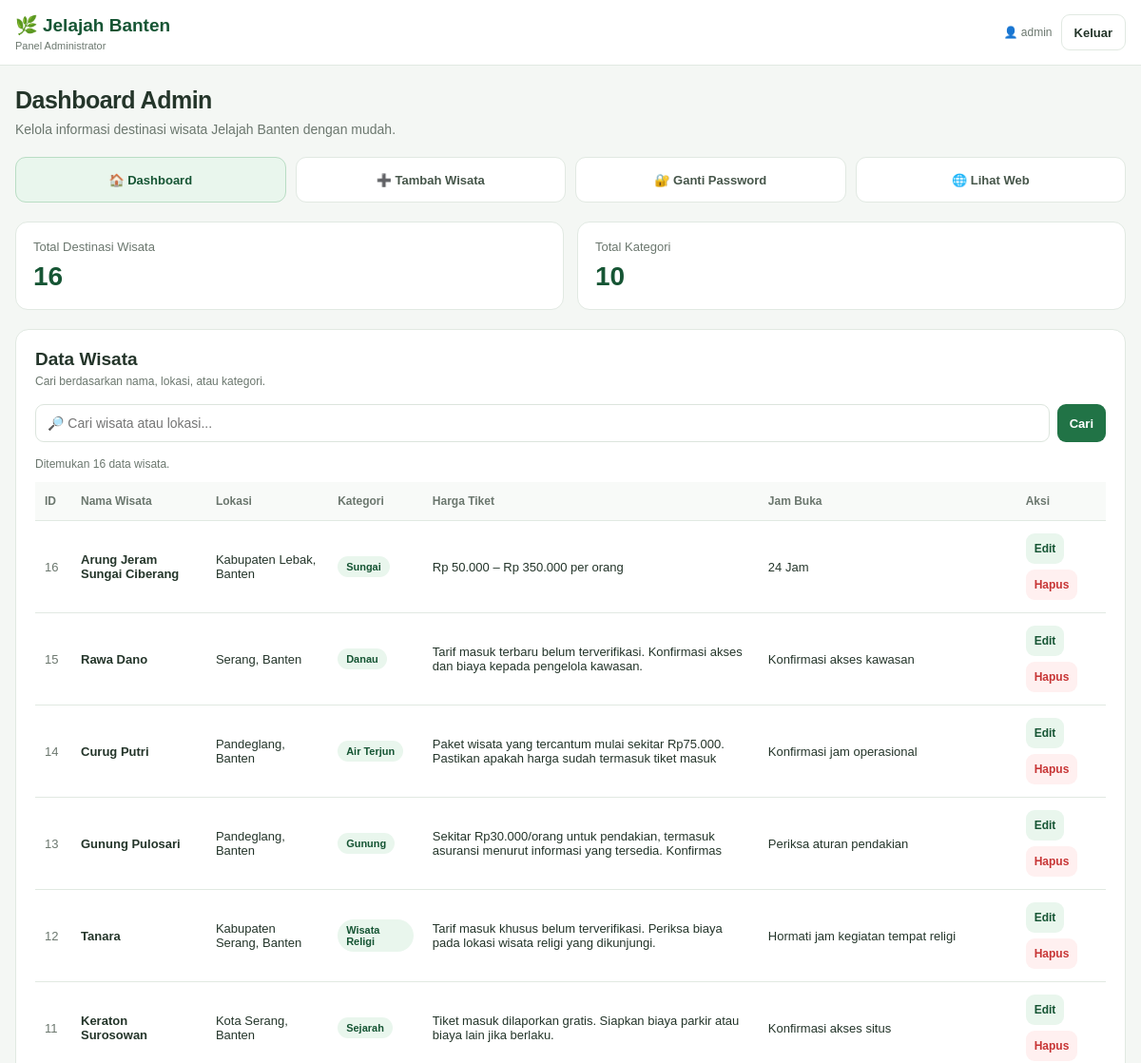
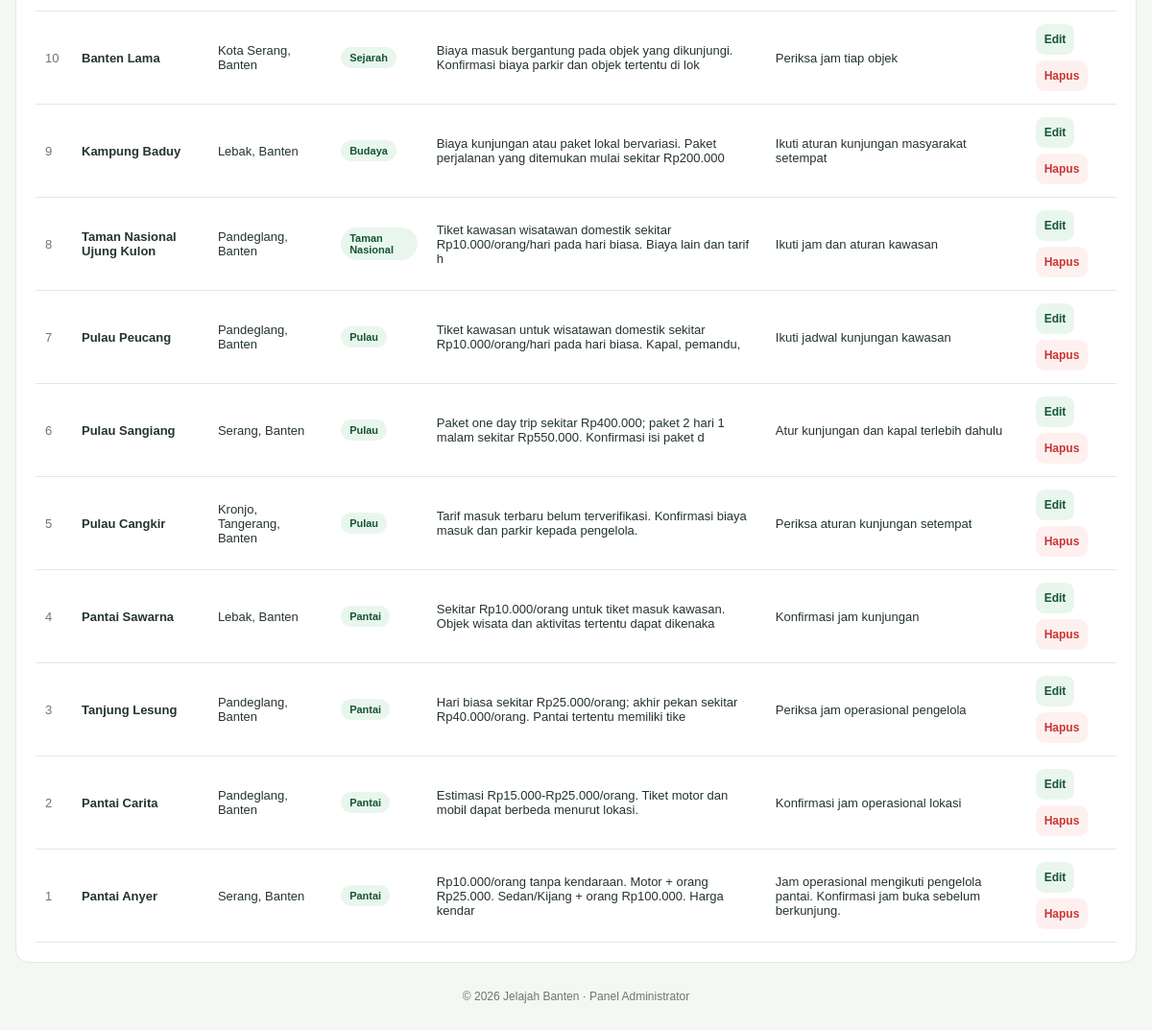
The page /admin/index.php (signed in) on the database its author committed (2 pictures, top to bottom).
### tables this page shows
CREATE TABLE `wisata` (
  `id` int(11) NOT NULL,
  `nama` varchar(150) NOT NULL,
  `lokasi` varchar(200) NOT NULL,
  `kategori` varchar(100) NOT NULL,
  `deskripsi` text NOT NULL,
  `foto` varchar(255) NOT NULL,
  `aktivitas` text DEFAULT NULL,
  `harga_tiket` varchar(100) DEFAULT NULL,
  `jam_buka` varchar(100) DEFAULT NULL,
  `fasilitas` text DEFAULT NULL,
  `created_at` timestamp NOT NULL DEFAULT current_timestamp()
);

### admin/index.php (the view, shortened to what this page needs)
<?php
require_once __DIR__ . '/../config/database.php';
function e($value) {
    return htmlspecialchars((string)($value ?? ''), ENT_QUOTES, 'UTF-8');
}
$error = '';
$action = $_GET['action'] ?? 'dashboard';
$login = !empty($_SESSION['admin_id']);
$totalWisata = 0;
$totalKategori = 0;
$daftarWisata = [];
if ($login) {
    $result = $conn->query("SELECT COUNT(*) AS total FROM wisata");
    if ($result) {
        $totalWisata = (int)$result->fetch_assoc()['total'];
    }
    $result = $conn->query("SELECT COUNT(DISTINCT kategori) AS total FROM wisata");
    if ($result) {
        $totalKategori = (int)$result->fetch_assoc()['total'];
    }
    $cari = trim($_GET['cari'] ?? '');
    if ($cari !== '') {
        $kata = '%' . $cari . '%';
        $stmt = $conn->prepare(
            "SELECT id, nama, lokasi, kategori, harga_tiket, jam_buka
             FROM wisata
             WHERE nama LIKE ? OR lokasi LIKE ? OR kategori LIKE ?
             ORDER BY id DESC"
        );
        $stmt->bind_param('sss', $kata, $kata, $kata);
        $stmt->execute();
        $result = $stmt->get_result();
        while ($row = $result->fetch_assoc()) {
            $daftarWisata[] = $row;
        }
        $stmt->close();
    } else {
        $result = $conn->query(
            "SELECT id, nama, lokasi, kategori, harga_tiket, jam_buka
             FROM wisata ORDER BY id DESC"
        );
        if ($result) {
            while ($row = $result->fetch_assoc()) {
                $daftarWisata[] = $row;
            }
        }
    }
}
?>
<!DOCTYPE html>
<html lang="id">
<head>
</head>
<body>
<?php if (!$login): ?>
<div class="login-page">
    <div class="login-card">
        <h1>🌿 Jelajah Banten</h1>
        <p>Login administrator untuk mengelola data wisata.</p>
        <?php if ($error): ?>
            <div class="notice notice-error"><?= e($error) ?></div>
        <?php endif; ?>
        <form method="post" action="index.php?action=login">
            <input type="hidden" name="csrf_token" value="<?= e($_SESSION['csrf_token']) ?>">
            <input type="hidden" name="action" value="login">
            <div class="field">
                <label for="username">Username</label>
                <input id="username" type="text" name="username"
                       placeholder="Masukkan username" required autocomplete="username">
            </div>
            <div class="field">
                <label for="password">Password</label>
                <input id="password" type="password" name="password"
                       placeholder="Masukkan password" required autocomplete="current-password">
            </div>
            <button type="submit" class="btn btn-primary">Masuk ke Dashboard</button>
        </form>
        <div class="footer" style="margin-top:18px">
            Admin Panel · Jelajah Banten
        </div>
    </div>
</div>
<?php else: ?>
<header class="topbar">
    <div class="topbar-inner">
        <a class="brand" href="index.php">
            🌿 Jelajah Banten
            <small>Panel Administrator</small>
        </a>
        <div class="top-actions">
            <span class="admin-name">
                👤 <?= e($_SESSION['admin_username'] ?? 'Admin') ?>
            </span>
            <form method="post" class="logout-form"
                  onsubmit="return confirm('Yakin ingin keluar dari admin?')">
                <button type="submit" class="btn btn-outline">Keluar</button>
            </form>
        </div>
    </div>
</header>
<main class="layout">
    <div class="welcome">
        <h1>Dashboard Admin</h1>
        <p>Kelola informasi destinasi wisata Jelajah Banten dengan mudah.</p>
    </div>
    <nav class="nav-menu">
        <a class="nav-link <?= $action === 'dashboard' ? 'active' : '' ?>"
           href="index.php">🏠 Dashboard</a>
        <a class="nav-link <?= $action === 'tambah' ? 'active' : '' ?>"
           href="index.php?action=tambah">➕ Tambah Wisata</a>
        <a class="nav-link <?= $action === 'password' ? 'active' : '' ?>"
           href="index.php?action=password">🔐 Ganti Password</a>
        <a class="nav-link" href="../index.php" target="_blank" rel="noopener">
            🌐 Lihat Web
        </a>
    </nav>
    <?php if ($action === 'dashboard'): ?>
        <section class="stats">
            <div class="stat-card">
                <div class="stat-label">Total Destinasi Wisata</div>
                <div class="stat-number"><?= $totalWisata ?></div>
            </div>
            <div class="stat-card">
                <div class="stat-label">Total Kategori</div>
                <div class="stat-number"><?= $totalKategori ?></div>
            </div>
        </section>
        <section class="panel">
            <div class="panel-heading">
                <div>
                    <h2>Data Wisata</h2>
                    <p>Cari berdasarkan nama, lokasi, atau kategori.</p>
                </div>
            </div>
            <form method="get" action="index.php" class="search-form">
                <input type="search" name="cari"
                       placeholder="🔎 Cari wisata atau lokasi..."
                       value="<?= e($_GET['cari'] ?? '') ?>"
                       aria-label="Cari wisata">
                <button type="submit" class="btn btn-primary">Cari</button>
            </form>
            <p style="font-size:12px;color:#6b776e;margin:0 0 12px">
                Ditemukan <?= count($daftarWisata) ?> data wisata.
            </p>
            <?php if (count($daftarWisata) > 0): ?>
                <div class="table-wrap">
                    <table>
                        <thead>
                            <tr>
                                <th>ID</th>
                                <th>Nama Wisata</th>
                                <th>Lokasi</th>
                                <th>Kategori</th>
                                <th>Harga Tiket</th>
                                <th>Jam Buka</th>
                                <th>Aksi</th>
                            </tr>
                        </thead>
                        <tbody>
                        <?php foreach ($daftarWisata as $w): ?>
                            <tr>
                                <td data-label="ID"><?= (int)$w['id'] ?></td>
                                <td data-label="Nama Wisata">
                                    <strong><?= e($w['nama']) ?></strong>
                                </td>
                                <td data-label="Lokasi"><?= e($w['lokasi']) ?></td>
                                <td data-label="Kategori">
                                    <span class="category"><?= e($w['kategori']) ?></span>
                                </td>
                                <td data-label="Harga Tiket">
                                    <?= e($w['harga_tiket'] ?: 'Belum diisi') ?>
                                </td>
                                <td data-label="Jam Buka">
                                    <?= e($w['jam_buka'] ?: 'Belum diisi') ?>
                                </td>
                                <td data-label="Aksi">
                                    <div class="row-actions">
                                        <a class="btn btn-light"
                                           href="index.php?action=edit&id=<?= (int)$w['id'] ?>">
                                            Edit
                                        </a>
                                        <form method="post" class="inline-form"
                                              onsubmit="return confirm('Yakin ingin menghapus wisata ini?')">
                                            <button type="submit" class="btn btn-danger">
                                                Hapus
                                            </button>
                                        </form>
                                    </div>
                                </td>
                            </tr>
                        <?php endforeach; ?>
                        </tbody>
                    </table>
                </div>
            <?php endif; ?>
        </section>
    <?php endif; ?>
    <div class="footer">© <?= date('Y') ?> Jelajah Banten · Panel Administrator</div>
</main>
<?php endif; ?>
</body>
</html>

### admin/index.php (style rules this page uses)
:root { --hijau: #217346; --hijau-gelap: #165534; --hijau-muda: #e9f6ed; --latar: #f4f7f4; --teks: #24352a; --abu: #6b776e; --garis: #e1e9e2; --merah: #c73535; }
* { box-sizing: border-box; }
html { -webkit-text-size-adjust: 100%; }
body { margin: 0; font-family: Arial, Helvetica, sans-serif; background: var(--latar); color: var(--teks); font-size: 14px; }
a { color: inherit; text-decoration: none; }
button, input, textarea, select { font: inherit; }
.topbar { background: #fff; border-bottom: 1px solid var(--garis); position: sticky; top: 0; z-index: 10; }
.topbar-inner { max-width: 1200px; width: calc(100% - 32px); margin: auto; min-height: 68px; display: flex; justify-content: space-between; align-items: center; gap: 16px; }
.brand { font-weight: 800; color: var(--hijau-gelap); font-size: 19px; white-space: nowrap; }
.brand small { display: block; font-size: 11px; color: var(--abu); font-weight: 500; margin-top: 4px; }
.top-actions { display: flex; align-items: center; gap: 9px; }
.admin-name { color: var(--abu); font-size: 12px; }
.btn { display: inline-flex; align-items: center; justify-content: center; gap: 6px; border: 0; border-radius: 9px; padding: 10px 13px; min-height: 38px; font-weight: 700; font-size: 13px; cursor: pointer; text-align: center; transition: .2s; }
.btn-primary { background: var(--hijau); color: #fff; }
.btn-light { background: var(--hijau-muda); color: var(--hijau-gelap); }
.btn-danger { background: #fff0f0; color: var(--merah); }
.btn-outline { background: #fff; color: var(--teks); border: 1px solid var(--garis); }
.logout-form { margin: 0; }
.layout { max-width: 1200px; width: calc(100% - 32px); margin: 22px auto 40px; }
.welcome { margin-bottom: 18px; }
.welcome h1 { font-size: 25px; margin: 0 0 6px; letter-spacing: -.5px; }
.welcome p { margin: 0; color: var(--abu); line-height: 1.5; }
.nav-menu { display: grid; grid-template-columns: repeat(4, minmax(0, 1fr)); gap: 10px; margin-bottom: 20px; }
.nav-link { min-height: 48px; display: flex; align-items: center; justify-content: center; text-align: center; padding: 10px; gap: 7px; border: 1px solid var(--garis); border-radius: 11px; background: #fff; color: #46564a; font-size: 13px; font-weight: 700; }
.nav-link:hover, .nav-link.active { background: var(--hijau-muda); border-color: #b9ddc4; color: var(--hijau-gelap); }
.stats { display: grid; grid-template-columns: repeat(2, minmax(0, 1fr)); gap: 14px; margin-bottom: 20px; }
.stat-card { background: #fff; border: 1px solid var(--garis); border-radius: 13px; padding: 18px; }
.stat-label { color: var(--abu); font-size: 13px; }
.stat-number { font-size: 28px; font-weight: 800; margin-top: 8px; color: var(--hijau-gelap); }
.panel { background: #fff; border: 1px solid var(--garis); border-radius: 14px; padding: 20px; margin-bottom: 18px; min-width: 0; }
.panel-heading { display: flex; align-items: center; justify-content: space-between; gap: 12px; margin-bottom: 17px; }
.panel-heading h2 { margin: 0; font-size: 19px; }
.panel-heading p { color: var(--abu); margin: 5px 0 0; font-size: 12px; }
.search-form { display: flex; gap: 8px; width: 100%; margin-bottom: 16px; }
.search-form input { min-width: 0; flex: 1; }
input, textarea, select { width: 100%; padding: 11px 12px; border: 1px solid #dce5dd; border-radius: 9px; background: #fff; color: var(--teks); outline: none; }
.table-wrap { width: 100%; overflow-x: auto; }
table { width: 100%; border-collapse: collapse; font-size: 13px; }
th, td { padding: 13px 10px; text-align: left; border-bottom: 1px solid var(--garis); vertical-align: middle; }
th { color: var(--abu); background: #f8faf8; font-size: 12px; white-space: nowrap; }
td:first-child { color: var(--abu); width: 38px; }
.category { display: inline-block; border-radius: 20px; padding: 5px 9px; background: var(--hijau-muda); color: var(--hijau-gelap); font-size: 11px; font-weight: 700; }
.row-actions { display: flex; gap: 6px; flex-wrap: wrap; }
.row-actions .btn { padding: 7px 9px; min-height: 32px; font-size: 12px; }
.inline-form { display: inline; margin: 0; }
.footer { text-align: center; color: var(--abu); font-size: 12px; padding: 10px 0 0; }

### rows shown on the page
wisata: id "16", nama "Arung Jeram Sungai Ciberang", lokasi "Kabupaten Lebak, Banten", kategori "Sungai", harga_tiket "Rp 50.000 – Rp 350.000 per orang", jam_buka "24 Jam"
wisata: id "15", nama "Rawa Dano", lokasi "Serang, Banten", kategori "Danau", harga_tiket "Tarif masuk terbaru belum terverifikasi. Konfirmasi akses dan biaya kepada pengelola kawasan.", jam_buka "Konfirmasi akses kawasan"
wisata: id "14", nama "Curug Putri", lokasi "Pandeglang, Banten", kategori "Air Terjun", harga_tiket "Paket wisata yang tercantum mulai sekitar Rp75.000. Pastikan apakah harga sudah termasuk tiket masuk", jam_buka "Konfirmasi jam operasional"
wisata: id "13", nama "Gunung Pulosari", lokasi "Pandeglang, Banten", kategori "Gunung", harga_tiket "Sekitar Rp30.000/orang untuk pendakian, termasuk asuransi menurut informasi yang tersedia. Konfirmas", jam_buka "Periksa aturan pendakian"
wisata: id "12", nama "Tanara", lokasi "Kabupaten Serang, Banten", kategori "Wisata Religi", harga_tiket "Tarif masuk khusus belum terverifikasi. Periksa biaya pada lokasi wisata religi yang dikunjungi.", jam_buka "Hormati jam kegiatan tempat religi"
wisata: id "11", nama "Keraton Surosowan", lokasi "Kota Serang, Banten", kategori "Sejarah", harga_tiket "Tiket masuk dilaporkan gratis. Siapkan biaya parkir atau biaya lain jika berlaku.", jam_buka "Konfirmasi akses situs"
wisata: id "10", nama "Banten Lama", lokasi "Kota Serang, Banten", kategori "Sejarah", harga_tiket "Biaya masuk bergantung pada objek yang dikunjungi. Konfirmasi biaya parkir dan objek tertentu di lok", jam_buka "Periksa jam tiap objek"
wisata: id "9", nama "Kampung Baduy", lokasi "Lebak, Banten", kategori "Budaya", harga_tiket "Biaya kunjungan atau paket lokal bervariasi. Paket perjalanan yang ditemukan mulai sekitar Rp200.000", jam_buka "Ikuti aturan kunjungan masyarakat setempat"
wisata: id "8", nama "Taman Nasional Ujung Kulon", lokasi "Pandeglang, Banten", kategori "Taman Nasional", harga_tiket "Tiket kawasan wisatawan domestik sekitar Rp10.000/orang/hari pada hari biasa. Biaya lain dan tarif h", jam_buka "Ikuti jam dan aturan kawasan"
wisata: id "7", nama "Pulau Peucang", lokasi "Pandeglang, Banten", kategori "Pulau", harga_tiket "Tiket kawasan untuk wisatawan domestik sekitar Rp10.000/orang/hari pada hari biasa. Kapal, pemandu,", jam_buka "Ikuti jadwal kunjungan kawasan"
wisata: id "6", nama "Pulau Sangiang", lokasi "Serang, Banten", kategori "Pulau", harga_tiket "Paket one day trip sekitar Rp400.000; paket 2 hari 1 malam sekitar Rp550.000. Konfirmasi isi paket d", jam_buka "Atur kunjungan dan kapal terlebih dahulu"
wisata: id "5", nama "Pulau Cangkir", lokasi "Kronjo, Tangerang, Banten", kategori "Pulau", harga_tiket "Tarif masuk terbaru belum terverifikasi. Konfirmasi biaya masuk dan parkir kepada pengelola.", jam_buka "Periksa aturan kunjungan setempat"
wisata: id "4", nama "Pantai Sawarna", lokasi "Lebak, Banten", kategori "Pantai", harga_tiket "Sekitar Rp10.000/orang untuk tiket masuk kawasan. Objek wisata dan aktivitas tertentu dapat dikenaka", jam_buka "Konfirmasi jam kunjungan"
wisata: id "3", nama "Tanjung Lesung", lokasi "Pandeglang, Banten", kategori "Pantai", harga_tiket "Hari biasa sekitar Rp25.000/orang; akhir pekan sekitar Rp40.000/orang. Pantai tertentu memiliki tike", jam_buka "Periksa jam operasional pengelola"
wisata: id "2", nama "Pantai Carita", lokasi "Pandeglang, Banten", kategori "Pantai", harga_tiket "Estimasi Rp15.000-Rp25.000/orang. Tiket motor dan mobil dapat berbeda menurut lokasi.", jam_buka "Konfirmasi jam operasional lokasi"
wisata: id "1", nama "Pantai Anyer", lokasi "Serang, Banten", kategori "Pantai", harga_tiket "Rp10.000/orang tanpa kendaraan. Motor + orang Rp25.000. Sedan/Kijang + orang Rp100.000. Harga kendar", jam_buka "Jam operasional mengikuti pengelola pantai. Konfirmasi jam buka sebelum berkunjung."

### other values the page prints
$_SESSION['admin_username'] "admin"
$totalWisata "16"
$totalKategori "10"
count($daftarWisata) "16"
